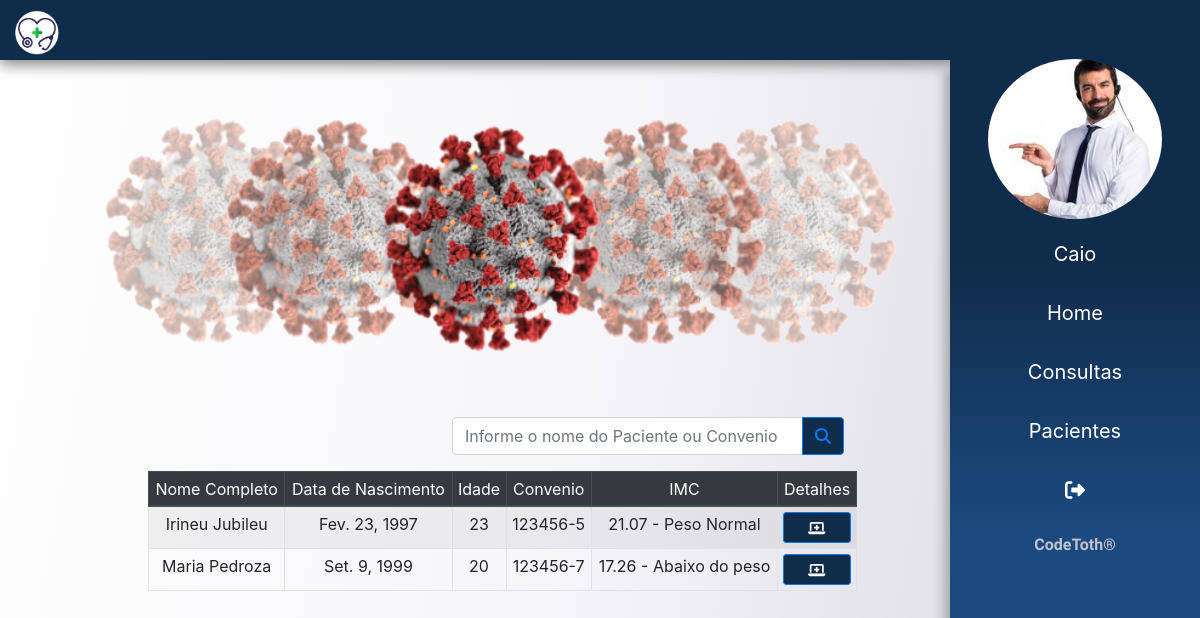
The page /pacientes/ (signed in) on the database as committed earlier.
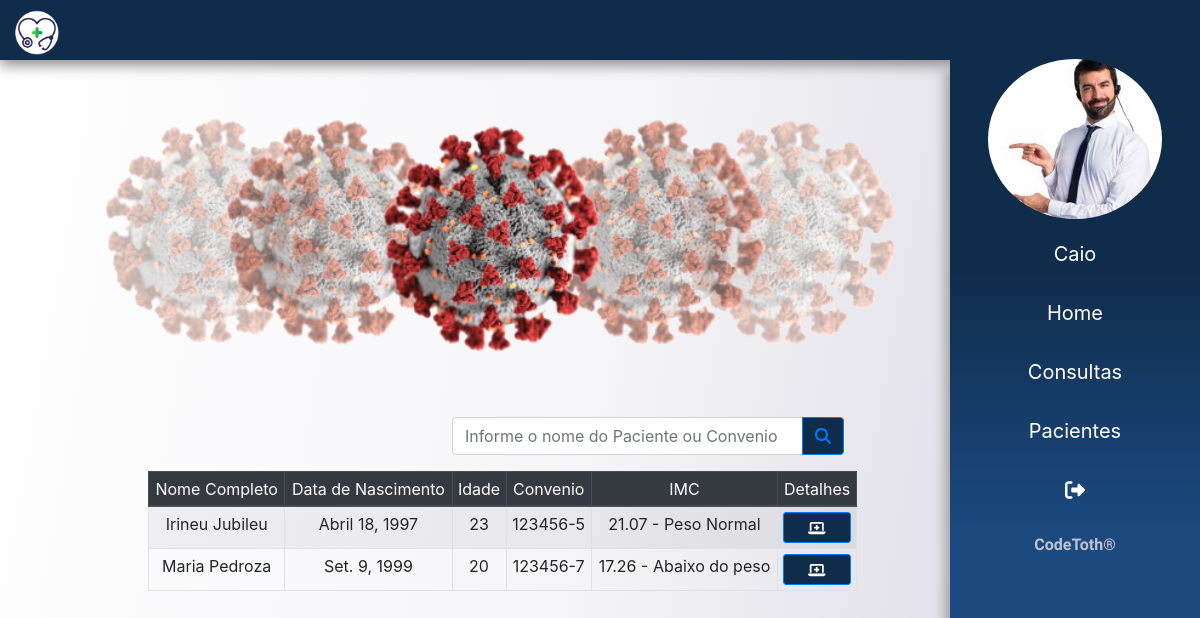
The same page on the database as committed later.
### app/paciente/models.py (models this page shows)
class Paciente(models.Model):
    nome = models.CharField(max_length=200)
    sexo = models.CharField(max_length=1)
    data_nascimento = models.DateField()
    cpf = models.CharField(max_length=20, unique=True)
    rg = models.CharField(max_length=20, unique=True)
    carteira_convenio = models.CharField(max_length=30, unique=True)
    peso = models.FloatField()
    altura = models.FloatField()
    imc = models.CharField(max_length=100)
    idade = models.CharField(max_length=100)

### app/paciente/views.py (the view)
# urls.py: path('', listar_paciente, name='pacientes'),
@login_required(login_url='login')
def listar_paciente(request):
    dados =  get_dados(request)
    lst_pacientes = Paciente.objects.all()
    for paciente in lst_pacientes:
        imc = calculo_imc(paciente.peso, paciente.altura)
        paciente.imc = imc
        idade = calculo_idade(paciente.data_nascimento)
        paciente.idade = idade
    dados['lst_pacientes'] = lst_pacientes
    return render(request, 'paciente/lista_pacientes.html', dados)

### templates/paciente/lista_pacientes.html
{% extends 'base.html' %}
{% load static %}
{% block content %}
<main>
    <section class="container-fluid">
        <div class="col-md-10">
            {% include 'partials/_campanha.html' %}
            <div class="row">
                <div class="col"></div>
                <div class="col" style="padding-right: 15%!important;">
                <div class="input-group mb-3">
                    <input type="text" class="form-control" placeholder="Informe o nome do Paciente ou Convenio">
                    <div class="input-group-append">
                        <button class="btn btn-outline-primary" type="button" id="button-addon2"><i class="fas fa-search"></i></button>
                    </div>
                </div>
                </div>
            </div>
            <table class="table table-sm table-bordered table-striped mx-auto text-center agenda" >
                <thead class="thead-dark ">
                    <tr>
                        <th scope="col">Nome Completo</th>
                        <th scope="col">Data de Nascimento</th>
                        <th scope="col">Idade</th>
                        <th scope="col">Convenio</th>
                        <th scope="col">IMC</th>
                        <th scope="col">Detalhes</th>
                    </tr>
                </thead>
                <tbody>
                    {% for paciente in lst_pacientes %}
                    <tr>
                        <th scope="row">{{ paciente.nome }}</th>
                        <td>{{ paciente.data_nascimento }}</td>
                        <td>{{ paciente.idade }}</td>
                        <td> {{ paciente.carteira_convenio }} </td>
                        <td>{{ paciente.imc }}</td>
                        <td>
                            <a href="{% url 'det_paciente' paciente.id %}" class="btn btn-sm btn-block btn-primary"> <i class="fas fa-laptop-medical"></i> </a>
                        </td>
                    </tr>
                    {% endfor %}
                </tbody>
            </table>
        </div>
    </section>
</main>
{% endblock %}

Rows that differ between the two databases and show on the page:
changed Paciente "Irineu Jubileu": data_nascimento "Fev. 23, 1997" → "Abril 18, 1997"
